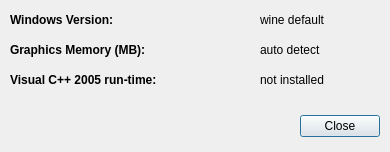
<?xml version="1.0" encoding="UTF-8"?>
<ui version="4.0">
 <class>dlgCheckConfig</class>
 <widget class="QDialog" name="dlgCheckConfig">
  <property name="windowModality">
   <enum>Qt::ApplicationModal</enum>
  </property>
  <property name="geometry">
   <rect>
    <x>0</x>
    <y>0</y>
    <width>390</width>
    <height>152</height>
   </rect>
  </property>
  <property name="windowTitle">
   <string notr="true">Bottle Checker</string>
  </property>
  <property name="modal">
   <bool>true</bool>
  </property>
  <widget class="QDialogButtonBox" name="buttonBox">
   <property name="geometry">
    <rect>
     <x>10</x>
     <y>110</y>
     <width>370</width>
     <height>32</height>
    </rect>
   </property>
   <property name="orientation">
    <enum>Qt::Horizontal</enum>
   </property>
   <property name="standardButtons">
    <set>QDialogButtonBox::Close</set>
   </property>
  </widget>
  <widget class="QLabel" name="label1">
   <property name="geometry">
    <rect>
     <x>10</x>
     <y>10</y>
     <width>250</width>
     <height>20</height>
    </rect>
   </property>
   <property name="text">
    <string notr="true">&lt;b&gt;Windows Version:&lt;b&gt;</string>
   </property>
  </widget>
  <widget class="QLabel" name="label2">
   <property name="geometry">
    <rect>
     <x>10</x>
     <y>40</y>
     <width>250</width>
     <height>20</height>
    </rect>
   </property>
   <property name="text">
    <string notr="true">&lt;b&gt;Graphics Memory (MB):&lt;b&gt;</string>
   </property>
  </widget>
  <widget class="QLabel" name="label3">
   <property name="geometry">
    <rect>
     <x>10</x>
     <y>70</y>
     <width>250</width>
     <height>20</height>
    </rect>
   </property>
   <property name="text">
    <string notr="true">&lt;b&gt;Visual C++ 2005 run-time:&lt;b&gt;</string>
   </property>
  </widget>
  <widget class="QLabel" name="lblWinVersion">
   <property name="geometry">
    <rect>
     <x>260</x>
     <y>10</y>
     <width>100</width>
     <height>20</height>
    </rect>
   </property>
   <property name="text">
    <string notr="true">wine default</string>
   </property>
  </widget>
  <widget class="QLabel" name="lblMemory">
   <property name="geometry">
    <rect>
     <x>260</x>
     <y>40</y>
     <width>100</width>
     <height>20</height>
    </rect>
   </property>
   <property name="text">
    <string notr="true">auto detect</string>
   </property>
  </widget>
  <widget class="QLabel" name="lblVCRun">
   <property name="geometry">
    <rect>
     <x>260</x>
     <y>70</y>
     <width>100</width>
     <height>20</height>
    </rect>
   </property>
   <property name="text">
    <string notr="true">not installed</string>
   </property>
  </widget>
 </widget>
 <resources/>
 <connections>
  <connection>
   <sender>buttonBox</sender>
   <signal>accepted()</signal>
   <receiver>dlgCheckConfig</receiver>
   <slot>accept()</slot>
   <hints>
    <hint type="sourcelabel">
     <x>248</x>
     <y>254</y>
    </hint>
    <hint type="destinationlabel">
     <x>157</x>
     <y>274</y>
    </hint>
   </hints>
  </connection>
  <connection>
   <sender>buttonBox</sender>
   <signal>rejected()</signal>
   <receiver>dlgCheckConfig</receiver>
   <slot>reject()</slot>
   <hints>
    <hint type="sourcelabel">
     <x>316</x>
     <y>260</y>
    </hint>
    <hint type="destinationlabel">
     <x>286</x>
     <y>274</y>
    </hint>
   </hints>
  </connection>
 </connections>
</ui>
